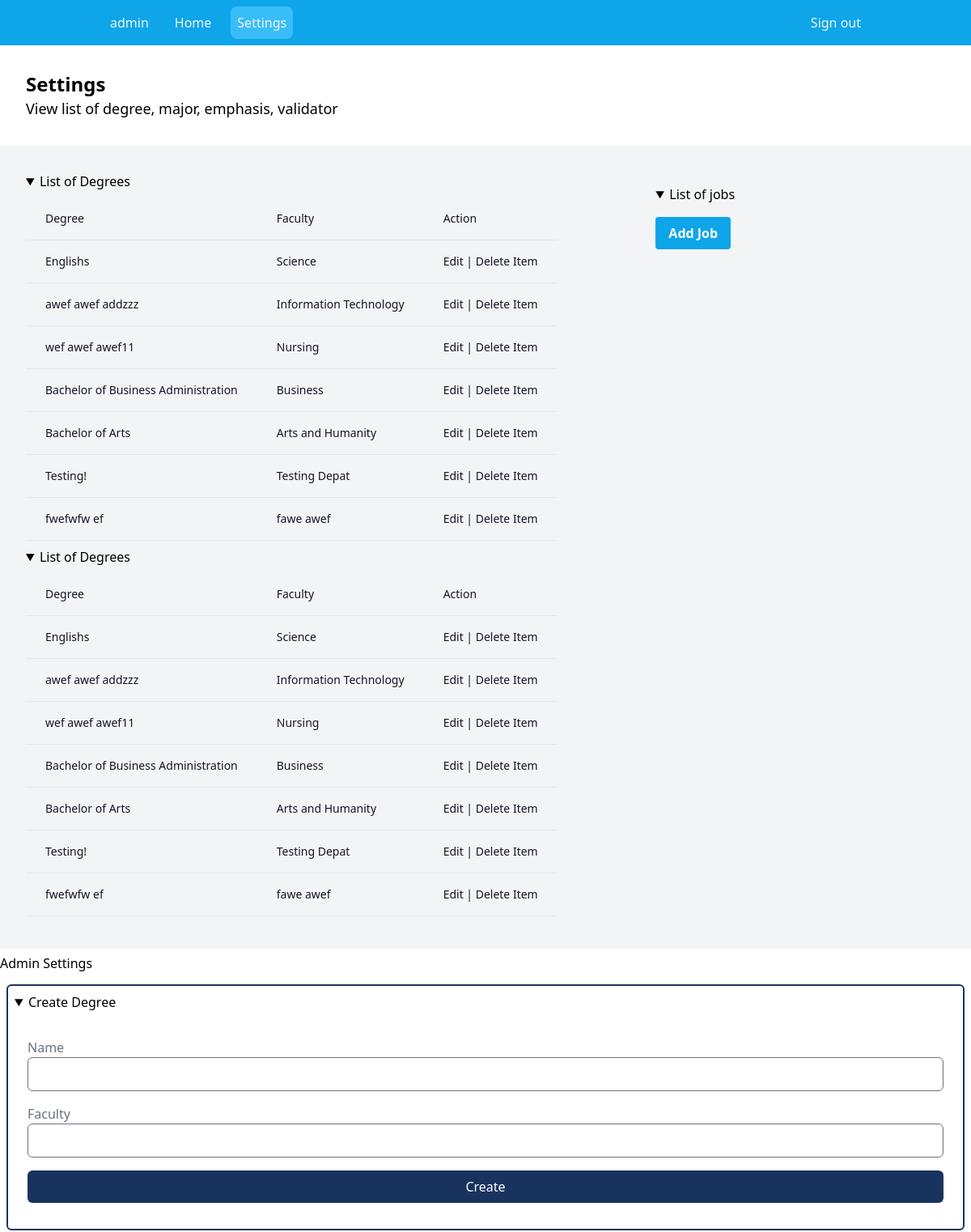
Page /manager/settings (signed in, upper part) on the earlier database version.
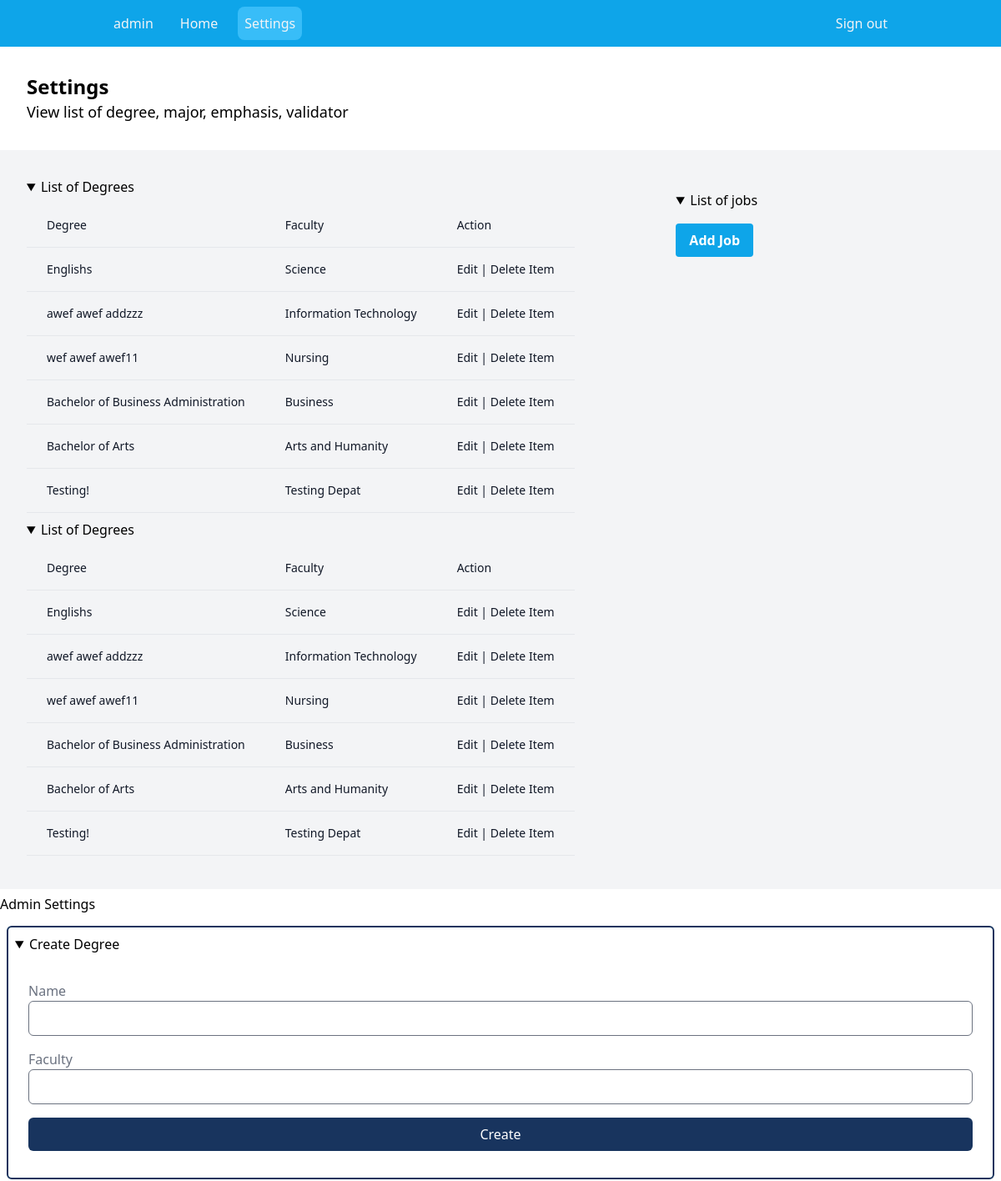
Same page on the later database version.
### spapp/models.py (models this page shows)
class Degree(models.Model):
    name = models.CharField(max_length=40)
    faculty = models.CharField(max_length=50)
    """ the __str__ function overides the name of an object and displays it as a string """
    def __str__(self):
        return f"{self.name}"

### spapp/views.py (the view, shortened to what this page needs)
# urls.py: path("manager/settings", views.AdminSettings.as_view(), name="manager_settings"),
@method_decorator(decorators, name='dispatch')
class AdminSettings(LoginRequiredMixin, generic.TemplateView):
    login_url = "spapp:login"
    template_name = "pages/manager/settings.html"
    form_degree = DegreeForm
    form_major = MajorForm
    form_emphasis = EmphasisForm
    form_validator = ValidatorForm
    def get_context_data(self, **kwargs):
        context = super().get_context_data(**kwargs)
        try:
            context = {
                'degrees': Degree.objects.all(),
                'majors': Major.objects.all(),
                'emphasises': Emphasis.objects.all(),
                'validators': Validator.objects.all(),
                'form_degree': self.form_degree(),
                'form_major': self.form_major(),
                'form_emphasis': self.form_emphasis(),
                'form_validator': self.form_validator()
            }
            return context
        except:
            messages.add_message(
                self.request, messages.WARNING, "You are not a student")
            return context

### spapp/forms.py
class DegreeForm(forms.ModelForm):
    class Meta:
        model = Degree
        fields = '__all__'

class MajorForm(forms.ModelForm):
    class Meta:
        model = Major
        fields = '__all__'

### spapp/models.py (called while the page is built)
    def __str__(self):
        return f"{self.name}"

### theme/templates/pages/manager/settings.html (shortened to what this page needs)
{% extends 'components/manager/layout.html' %}
{% block content %}
  <section class="py-8 px-4 md:px-8 xl:px-48  flex justify-between  gap-4 flex-col lg:flex-row ">
    <div>
      <p class="text-xl md:text-2xl xl:text-3xl font-bold">Settings</p>
      <span class="text-lg">View list of degree, major, emphasis, validator</span>
    </div>
  </section>
<section class="py-8 px-4 md:px-8 xl:px-48 bg-gray-100 flex justify-between  gap-4 flex-col lg:flex-row ">
  <div class="w-full lg:w-2/3 ">
  {% include 'components/manager/degree/list.html' with title="Degrees" data=degrees %}
  {% include 'components/manager/degree/list.html' with title="Degrees" data=degrees %}
      </div>
  <div class="w-auto lg:w-1/3 p-4">
{% include 'components/manager/job/list.html' with title="jobs" data=jobs %}
            <button class="bg-sky-500 hover:bg-sky-700 text-white font-bold py-2 px-4 rounded" onClick="handleCreateDegree()">
              Add Job
            </button>
  </div>
</section>
<h1> Admin Settings </h1>
{% include 'components/manager/create_form.html' with form=form_degree title="Create Degree" url="/manager/create/degree" %}
{% endblock %}

### theme/templates/components/manager/degree/list.html (shortened to what this page needs)
<details open>
  <summary> List of {{ title }} </summary>
  <div class="flex flex-col">
    <div class="overflow-x-auto sm:-mx-6 lg:-mx-8">
      <div class="py-2 inline-block min-w-full sm:px-6 lg:px-8">
        <div class="overflow-hidden">
          <table class="w-auto">
            <thead class="border-b">
              <tr>
                <th scope="col" class="text-sm font-medium text-gray-900 px-6 py-4 text-left">
                  Degree
                </th>
                <th scope="col" class="text-sm font-medium text-gray-900 px-6 py-4 text-left">
                  Faculty
                </th>
                <th scope="col" class="text-sm font-medium text-gray-900 px-6 py-4 text-left">
                  Action
                </th>
              </tr>
            </thead>
            <tbody>
              {% for item in data %}
              <tr class="border-b">
                <td class="px-6 py-4 whitespace-nowrap text-sm font-medium text-gray-900">{{ item.name }}</td>
                <td class="text-sm text-gray-900 font-light px-6 py-4 whitespace-nowrap">
                  {{ item.faculty }}
                </td>
                <td class="text-sm text-gray-900 font-light px-6 py-4 whitespace-nowrap" id="deg-{{ item.pk }}">
                  <button onClick=edit_degree("{{ item.pk }}")> Edit </button> |
                  <button onClick=delete_degree("{{ item.pk}}")>Delete Item</button>
                </td>
              </tr>
              {% endfor %}
            </tbody>
          </table>
        </div>
      </div>
    </div>
  </div>
</details>

Differences in the rows shown:
removed Degree: name "fwefwfw ef", faculty "fawe awef"
